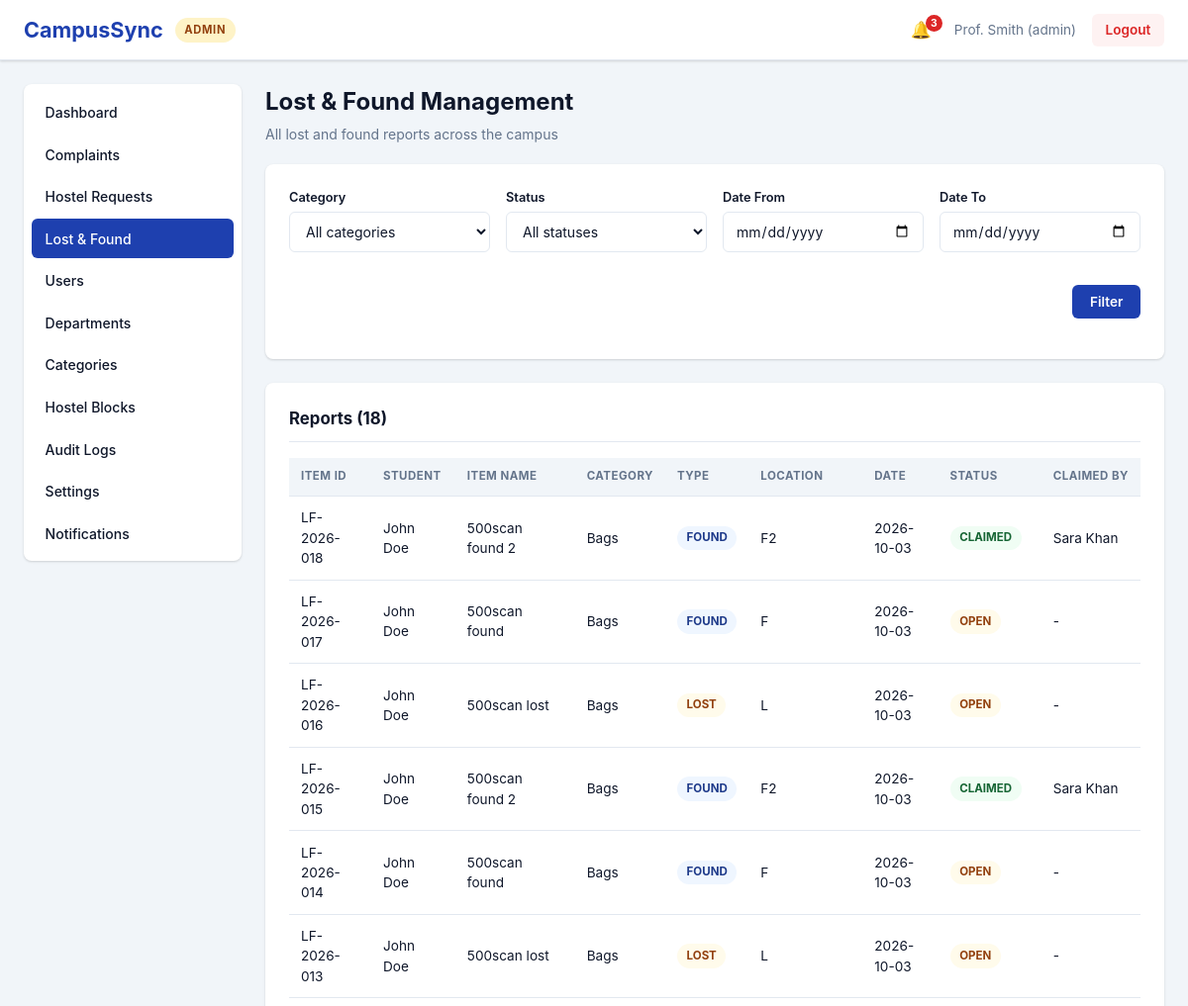
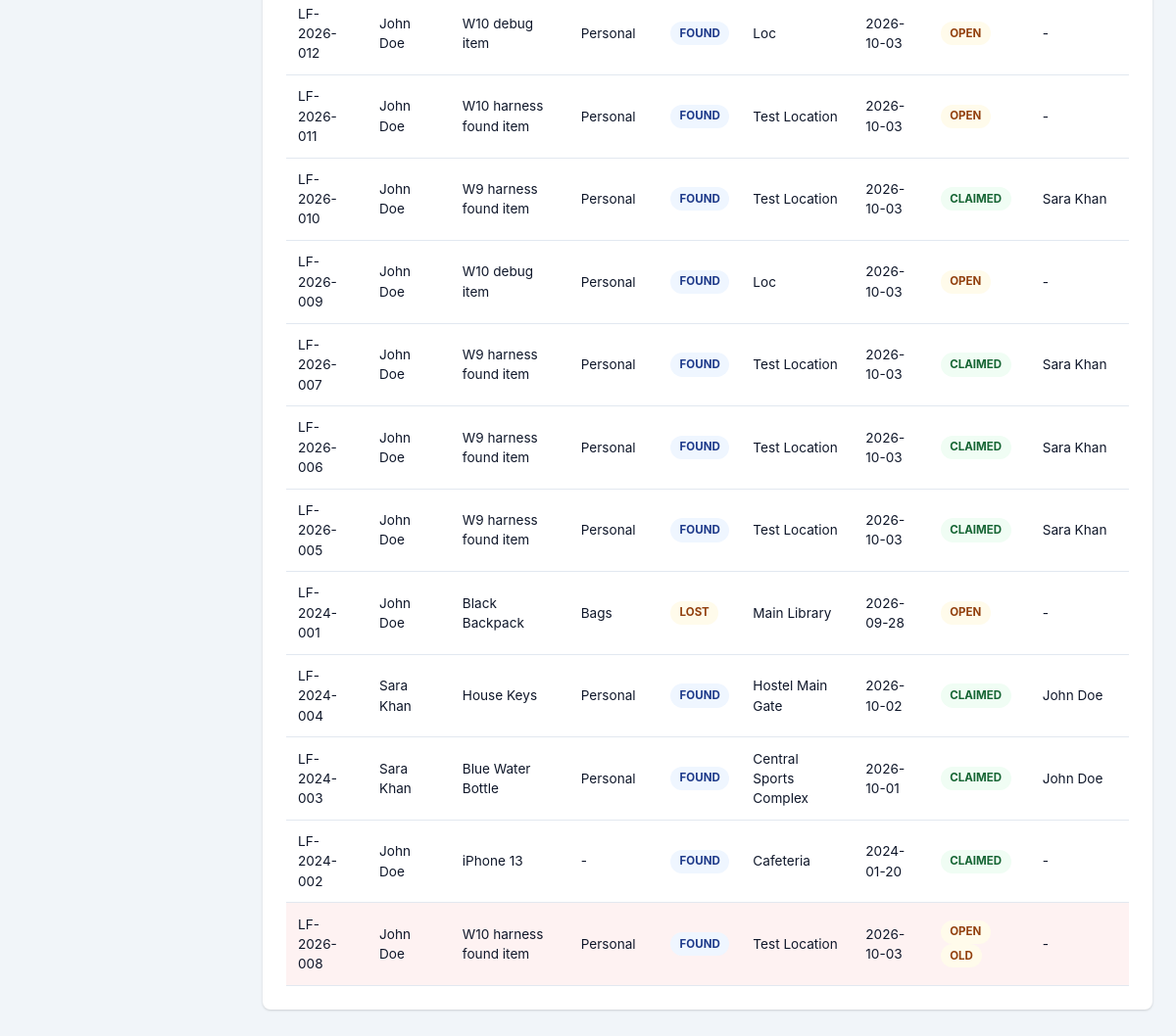
The page /admin/lost-found (signed in) on the database its author committed (2 pictures, top to bottom).
### models.py (models this page shows, shortened)
class User(db.Model):
    __tablename__ = 'users'
    id = db.Column(db.Integer, primary_key=True)
    username = db.Column(db.String(80), unique=True, nullable=False)
    password_hash = db.Column(db.String(120), nullable=False)
    role = db.Column(db.String(20), nullable=False)  # student|warden|staff|lostfound|admin
    full_name = db.Column(db.String(100), nullable=False)
    email = db.Column(db.String(120), unique=True, nullable=False)
    created_at = db.Column(db.DateTime, default=datetime.utcnow)
    phone = db.Column(db.String(20))
    department_id = db.Column(db.Integer, db.ForeignKey('departments.id'), nullable=True)
    is_active = db.Column(db.Boolean, default=True)
    failed_login_attempts = db.Column(db.Integer, default=0)
    locked_until = db.Column(db.DateTime)
    last_login_at = db.Column(db.DateTime)
    complaints = db.relationship('Complaint', backref='student', lazy=True,
                                foreign_keys='Complaint.student_id')
    hostel_requests = db.relationship('HostelRequest', backref='student', lazy=True,
                                      foreign_keys='HostelRequest.student_id')
    notifications = db.relationship('Notification', backref='user', lazy=True)

class LostFoundItem(db.Model):
    __tablename__ = 'lost_found_items'
    id = db.Column(db.Integer, primary_key=True)
    item_id = db.Column(db.String(20), unique=True, nullable=False)
    student_id = db.Column(db.Integer, db.ForeignKey('users.id'), nullable=False)
    item_name = db.Column(db.String(100), nullable=False)
    item_type = db.Column(db.String(10), nullable=False)  # 'Lost' or 'Found'
    description = db.Column(db.Text, nullable=False)
    location = db.Column(db.String(200), nullable=False)
    date = db.Column(db.Date, nullable=False)
    status = db.Column(db.String(20), default='Open')
    claimed_by = db.Column(db.Integer, db.ForeignKey('users.id'), nullable=True)
    created_at = db.Column(db.DateTime, default=datetime.utcnow)
    updated_at = db.Column(db.DateTime, default=datetime.utcnow, onupdate=datetime.utcnow)
    item_category = db.Column(db.String(60))
    photo_path = db.Column(db.String(255))
    retention_flag = db.Column(db.Boolean, default=False)
    student = db.relationship('User', foreign_keys=[student_id], backref='lost_found_items')
    claimant = db.relationship('User', foreign_keys=[claimed_by], backref='claimed_items')
    claims = db.relationship('Claim', backref='item', lazy=True,
                             cascade='all, delete-orphan')

### routes/admin.py (the view)
@admin_bp.route('/lost-found')
@admin_required
def lost_found():
    user = current_user()
    refresh_retention_flags()
    filters = {k: request.args.get(k, '') for k in ('from', 'to', 'status', 'category')}
    q = apply_filters(LostFoundItem.query, LostFoundItem, filters, LostFoundItem.created_at)
    if filters.get('category'):
        q = q.filter(LostFoundItem.item_category == filters['category'])
    return render_template('admin/lost_found.html', items=q.order_by(
        LostFoundItem.created_at.desc()).all(),
        categories=[c[0] for c in db.session.query(
            LostFoundItem.item_category).distinct().all() if c[0]],
        filters=filters, unread_notifications=unread_count(user.id))

### routes/admin.py (called while the page is built)
def _parse_date(value):
    if not value:
        return None
    try:
        return datetime.strptime(value.strip(), '%Y-%m-%d').date()
    except ValueError:
        return None

def apply_filters(query, model, args, date_field=None):
    start = _parse_date(args.get('from'))
    end = _parse_date(args.get('to'))
    if date_field is not None and start:
        query = query.filter(date_field >= datetime.combine(start, datetime.min.time()))
    if date_field is not None and end:
        query = query.filter(date_field <= datetime.combine(end, datetime.max.time()))
    status = args.get('status', '').strip().upper()
    if status:
        query = query.filter(model.status == status)
    dept = args.get('department', '').strip()
    if dept.isdigit():
        query = query.filter(model.department_id == int(dept))
    return query

### security.py (called while the page is built)
def get_setting(key, default=None):
    row = Setting.query.filter_by(key=key).first()
    if row and row.value is not None:
        return row.value
    if key in DEFAULT_SETTINGS:
        return DEFAULT_SETTINGS[key][0]
    return default

def get_setting_int(key, default=0):
    try:
        return int(get_setting(key, default))
    except (TypeError, ValueError):
        return default

def current_user():
    user_id = session.get('user_id')
    if not user_id:
        return None
    return db.session.get(User, user_id)

def role_required(*roles):
    def decorator(view):
        @wraps(view)
        def wrapped(*args, **kwargs):
            user = current_user()
            if not user:
                flash('Please log in to access this page.', 'error')
                return redirect(url_for('auth.login'))
            if not user.is_active:
                session.clear()
                flash('Your account has been deactivated. Contact the administrator.', 'error')
                return redirect(url_for('auth.login'))
            if user.role not in roles:
                log_action(user, 'ACCESS_DENIED',
                           module=roles[0],
                           description='Role %s tried to open %s' % (user.role, request.path))
                return _deny()
            return view(*args, **kwargs)
        return wrapped
    return decorator

def unread_count(user_id):
    return Notification.query.filter_by(user_id=user_id, is_read=False).count()

### templates/admin/lost_found.html (shortened to what this page needs)
{% extends 'base.html' %}
{% block content %}
<div class='page-container'>
    <div class='page-header'>
        <h2>Lost &amp; Found Management</h2>
        <p>All lost and found reports across the campus</p>
    </div>
    <form method='GET' class='form-card' novalidate>
        <div class='form-row'>
            <div class='form-group'>
                <label for='category'>Category</label>
                <select id='category' name='category'>
                    <option value=''>All categories</option>
                </select>
            </div>
            <div class='form-group'>
                <label for='status'>Status</label>
                <select id='status' name='status'>
                    <option value=''>All statuses</option>
                </select>
            </div>
            <div class='form-group'>
                <label for='from'>Date From</label>
                <input type='date' id='from' name='from' value='{{ filters['from'] }}'>
            </div>
            <div class='form-group'>
                <label for='to'>Date To</label>
                <input type='date' id='to' name='to' value='{{ filters['to'] }}'>
            </div>
            <div class='form-group' style='display:flex;align-items:flex-end;'>
                <button type='submit' class='btn btn-primary'>Filter</button>
            </div>
        </div>
    </form>
    <div class='table-card'>
        <h3>Reports ({{ items|length }})</h3>
        {% if items %}
        <div class='table-responsive'>
            <table class='data-table'>
                <thead>
                    <tr>
                        <th>Item ID</th><th>Student</th><th>Item Name</th><th>Category</th>
                        <th>Type</th><th>Location</th><th>Date</th><th>Status</th><th>Claimed By</th>
                    </tr>
                </thead>
                <tbody>
                    {% for item in items %}
                    <tr class='{% if item.retention_flag %}row-alert{% endif %}'>
                        <td>{{ item.item_id }}</td>
                        <td>{{ item.student.full_name if item.student else 'N/A' }}</td>
                        <td>{{ item.item_name }}</td>
                        <td>{{ item.item_category or '-' }}</td>
                        <td><span class='status-badge status-{{ item.item_type|lower }}'>{{ item.item_type }}</span></td>
                        <td>{{ item.location }}</td>
                        <td>{{ item.date }}</td>
                        <td>
                            <span class='status-badge status-{{ item.status|lower }}'>{{ item.status }}</span>
                            {% if item.retention_flag %}<span class='status-badge status-unread'>OLD</span>{% endif %}
                        </td>
                        <td>{{ item.claimant.full_name if item.claimant else '-' }}</td>
                    </tr>
                    {% endfor %}
                </tbody>
            </table>
        </div>
        {% else %}
        <p class='empty-state'>No lost &amp; found reports match your filters.</p>
        {% endif %}
    </div>
</div>
{% endblock %}

### templates/base.html (shortened to what this page needs)
<!DOCTYPE html>
<html lang='en'>
<head>
    <link rel='stylesheet' href='{{ url_for('static', filename='css/style.css') }}'>
</head>
<body data-guard-exit="{{ 'true' if request.endpoint in ('student.dashboard', 'warden.dashboard', 'staff.dashboard', 'lostfound.dashboard', 'admin.dashboard') else 'false' }}" data-logout-url="{{ url_for('auth.logout') }}">
    <div class='app-container'>
        {% if session.user_id %}
        <header class='header'>
            <div class='header-left'>
                <h1 class='logo'>CampusSync</h1>
                <span class='role-badge {{ session.role }}'>{{ session.role }}</span>
            </div>
            <div class='header-right'>
                <a href='{{ url_for('student.notifications') if session.role == 'student' else url_for('admin.notifications') if session.role == 'admin' else '#' }}'
                   class='notification-indicator {% if unread_notifications|default(0) > 0 %}has-unread{% endif %}'>
                    <span class='bell'>🔔</span>
                    {% if unread_notifications|default(0) > 0 %}
                        <span class='badge'>{{ unread_notifications }}</span>
                    {% endif %}
                </a>
                <span class='user-info'>{{ session.full_name }} ({{ session.username }})</span>
                <a href='{{ url_for('auth.logout') }}' class='btn btn-logout'>Logout</a>
            </div>
        </header>
        <div class='main-container'>
            <nav class='sidebar'>
                <ul class='nav-menu'>
                    {% if session.role == 'student' %}
                    <li><a href='{{ url_for('student.dashboard') }}' class='nav-link {% if request.endpoint == 'student.dashboard' %}active{% endif %}'>Dashboard</a></li>
                    <li><a href='{{ url_for('student.register_complaint') }}' class='nav-link {% if request.endpoint == 'student.register_complaint' %}active{% endif %}'>Register Complaint</a></li>
                    <li><a href='{{ url_for('student.track_complaint') }}' class='nav-link {% if request.endpoint in ('student.track_complaint', 'student.complaint_detail') %}active{% endif %}'>Track Complaint</a></li>
                    <li><a href='{{ url_for('student.hostel') }}' class='nav-link {% if request.endpoint in ('student.hostel', 'student.hostel_request_detail') %}active{% endif %}'>My Hostel</a></li>
                    <li><a href='{{ url_for('student.hostel_request') }}' class='nav-link {% if request.endpoint == 'student.hostel_request' %}active{% endif %}'>Hostel Requests</a></li>
                    <li><a href='{{ url_for('student.lost_found') }}' class='nav-link {% if request.endpoint == 'student.lost_found' %}active{% endif %}'>Lost &amp; Found</a></li>
                    <li><a href='{{ url_for('student.notifications') }}' class='nav-link {% if request.endpoint == 'student.notifications' %}active{% endif %}'>Notifications</a></li>
                    {% else %}
                    <li><a href='{{ url_for('admin.dashboard') }}' class='nav-link {% if request.endpoint == 'admin.dashboard' %}active{% endif %}'>Dashboard</a></li>
                    <li><a href='{{ url_for('admin.complaints') }}' class='nav-link {% if request.endpoint in ('admin.complaints', 'admin.complaint_detail') %}active{% endif %}'>Complaints</a></li>
                    <li><a href='{{ url_for('admin.hostel_requests') }}' class='nav-link {% if request.endpoint == 'admin.hostel_requests' %}active{% endif %}'>Hostel Requests</a></li>
                    <li><a href='{{ url_for('admin.lost_found') }}' class='nav-link {% if request.endpoint == 'admin.lost_found' %}active{% endif %}'>Lost &amp; Found</a></li>
                    <li><a href='{{ url_for('admin.students') }}' class='nav-link {% if request.endpoint == 'admin.students' %}active{% endif %}'>Users</a></li>
                    <li><a href='{{ url_for('admin.departments') }}' class='nav-link {% if request.endpoint == 'admin.departments' %}active{% endif %}'>Departments</a></li>
                    <li><a href='{{ url_for('admin.categories') }}' class='nav-link {% if request.endpoint == 'admin.categories' %}active{% endif %}'>Categories</a></li>
                    <li><a href='{{ url_for('admin.blocks') }}' class='nav-link {% if request.endpoint == 'admin.blocks' %}active{% endif %}'>Hostel Blocks</a></li>
                    <li><a href='{{ url_for('admin.audit_logs') }}' class='nav-link {% if request.endpoint == 'admin.audit_logs' %}active{% endif %}'>Audit Logs</a></li>
                    <li><a href='{{ url_for('admin.settings') }}' class='nav-link {% if request.endpoint == 'admin.settings' %}active{% endif %}'>Settings</a></li>
                    <li><a href='{{ url_for('admin.notifications') }}' class='nav-link {% if request.endpoint == 'admin.notifications' %}active{% endif %}'>Notifications</a></li>
                    {% endif %}
                </ul>
            </nav>
            <main class='content'>
                {% block content %}{% endblock %}
            </main>
        </div>
        {% else %}
            {% block login_content %}{% endblock %}
        {% endif %}
    </div>
</body>
</html>

### rows shown on the page
User: full_name "Prof. Smith"
LostFoundItem: item_id "LF-2026-018", student "John Doe", item_name "500scan found 2", item_category "Bags", item_type "FOUND", location "F2", date "2026-10-03", status "CLAIMED", claimant "Sara Khan"
LostFoundItem: item_id "LF-2026-017", student "John Doe", item_name "500scan found", item_category "Bags", item_type "FOUND", location "F", date "2026-10-03", status "OPEN", claimant "-"
LostFoundItem: item_id "LF-2026-016", student "John Doe", item_name "500scan lost", item_category "Bags", item_type "LOST", location "L", date "2026-10-03", status "OPEN", claimant "-"
LostFoundItem: item_id "LF-2026-015", student "John Doe", item_name "500scan found 2", item_category "Bags", item_type "FOUND", location "F2", date "2026-10-03", status "CLAIMED", claimant "Sara Khan"
LostFoundItem: item_id "LF-2026-014", student "John Doe", item_name "500scan found", item_category "Bags", item_type "FOUND", location "F", date "2026-10-03", status "OPEN", claimant "-"
LostFoundItem: item_id "LF-2026-013", student "John Doe", item_name "500scan lost", item_category "Bags", item_type "LOST", location "L", date "2026-10-03", status "OPEN", claimant "-"
LostFoundItem: item_id "LF-2026-012", student "John Doe", item_name "W10 debug item", item_category "Personal", item_type "FOUND", location "Loc", date "2026-10-03", status "OPEN", claimant "-"
LostFoundItem: item_id "LF-2026-011", student "John Doe", item_name "W10 harness found item", item_category "Personal", item_type "FOUND", location "Test Location", date "2026-10-03", status "OPEN", claimant "-"
LostFoundItem: item_id "LF-2026-010", student "John Doe", item_name "W9 harness found item", item_category "Personal", item_type "FOUND", location "Test Location", date "2026-10-03", status "CLAIMED", claimant "Sara Khan"
LostFoundItem: item_id "LF-2026-009", student "John Doe", item_name "W10 debug item", item_category "Personal", item_type "FOUND", location "Loc", date "2026-10-03", status "OPEN", claimant "-"
LostFoundItem: item_id "LF-2026-007", student "John Doe", item_name "W9 harness found item", item_category "Personal", item_type "FOUND", location "Test Location", date "2026-10-03", status "CLAIMED", claimant "Sara Khan"
LostFoundItem: item_id "LF-2026-006", student "John Doe", item_name "W9 harness found item", item_category "Personal", item_type "FOUND", location "Test Location", date "2026-10-03", status "CLAIMED", claimant "Sara Khan"
LostFoundItem: item_id "LF-2026-005", student "John Doe", item_name "W9 harness found item", item_category "Personal", item_type "FOUND", location "Test Location", date "2026-10-03", status "CLAIMED", claimant "Sara Khan"
LostFoundItem: item_id "LF-2024-001", student "John Doe", item_name "Black Backpack", item_category "Bags", item_type "LOST", location "Main Library", date "2026-09-28", status "OPEN", claimant "-"
LostFoundItem: item_id "LF-2024-004", student "Sara Khan", item_name "House Keys", item_category "Personal", item_type "FOUND", location "Hostel Main Gate", date "2026-10-02", status "CLAIMED", claimant "John Doe"
LostFoundItem: item_id "LF-2024-003", student "Sara Khan", item_name "Blue Water Bottle", item_category "Personal", item_type "FOUND", location "Central Sports Complex", date "2026-10-01", status "CLAIMED", claimant "John Doe"
LostFoundItem: item_id "LF-2024-002", student "John Doe", item_name "iPhone 13", item_category "-", item_type "FOUND", location "Cafeteria", date "2024-01-20", status "CLAIMED", claimant "-"
LostFoundItem: item_id "LF-2026-008", student "John Doe", item_name "W10 harness found item", item_category "Personal", item_type "FOUND", location "Test Location", date "2026-10-03", status "OPEN", retention_flag "OLD", claimant "-"

### other values the page prints
{{ session.role }} "ADMIN"
{{ unread_notifications }} "3"
{{ session.username }} "admin"
{{ items|length }} "18"
